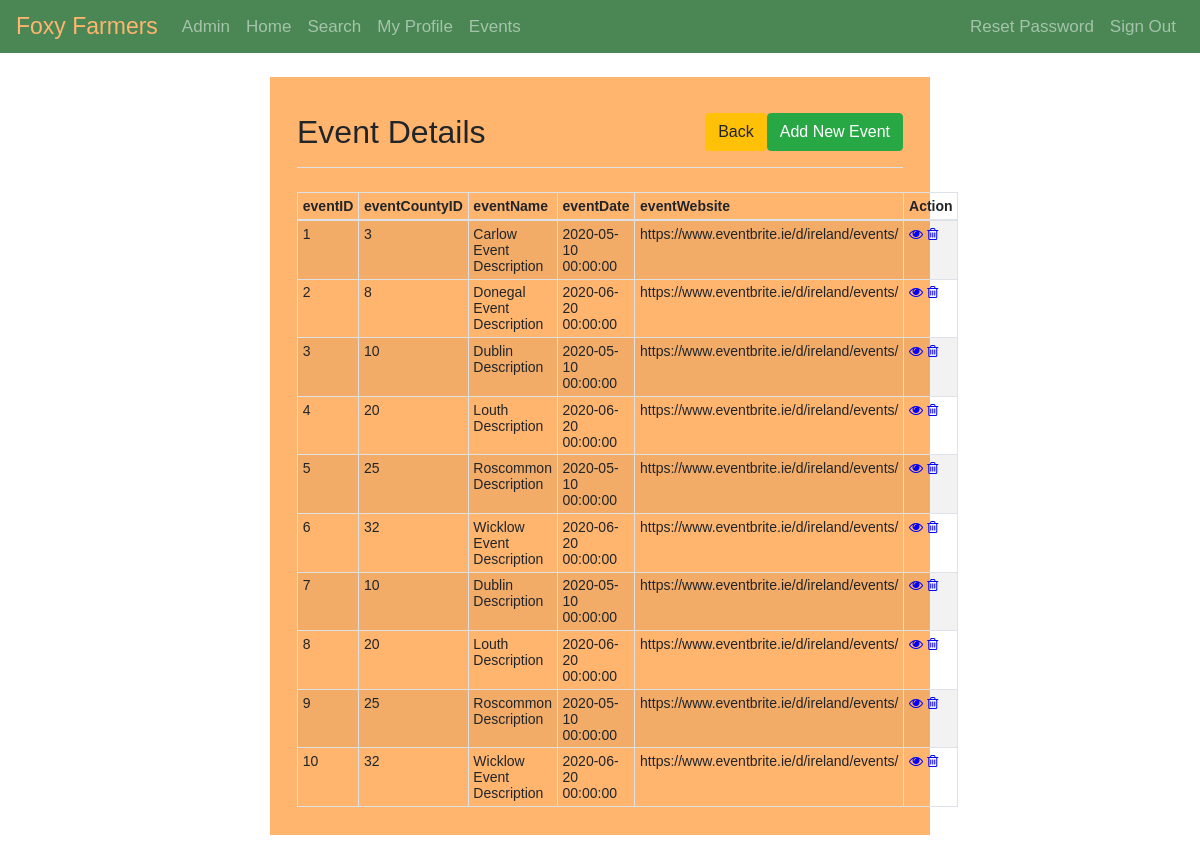
The page /pages/admin/events-home.php (signed in) on the database its author committed.
### tables this page shows
CREATE TABLE events (
  eventID INT NOT NULL,
  eventCountyID INT NOT NULL,
  eventName VARCHAR(128) NOT NULL,
  eventDate DATETIME, 
  eventWebsite VARCHAR(128) NULL DEFAULT "",
  eventPhoto VARCHAR(128) NOT NULL
);

### pages/admin/events-home.php (the view, shortened to what this page needs)
<?php
require_once "../../utilities/config.php";
?>
    <div class="wrapper wrapper-wide">
        <div class="container-fluid">
            <div class="row">
                <div class="col-md-12">
                    <div class="pb-2 mt-4 mb-4 border-bottom clearfix">
                        <h2 class="float-left">Event Details</h2>
                        <a href="events-create.php" class="btn btn-success float-right">Add New Event</a>
                        <a href="admin-home.php" class="btn btn-warning float-right">Back</a>
                    </div>
                    <?php
                    $sql = "SELECT * FROM events";
                    if($result = mysqli_query($link, $sql)){
                        if(mysqli_num_rows($result) > 0){
                            echo "<table class='table table-bordered table-striped table-sm'>";
                                echo "<thead>";
                                    echo "<tr>";
                                        echo "<th>eventID</th>";
                                        echo "<th>eventCountyID</th>";
                                        echo "<th>eventName</th>";
                                        echo "<th>eventDate</th>";
                                        echo "<th>eventWebsite</th>";
                                        echo "<th>Action</th>";
                                    echo "</tr>";
                                echo "</thead>";
                                echo "<tbody>";
                                while($row = mysqli_fetch_array($result)){
                                    echo "<tr>";
                                        echo "<td>" . $row['eventID'] . "</td>";
                                        echo "<td>" . $row['eventCountyID'] . "</td>";
                                        echo "<td>" . $row['eventName'] . "</td>";
                                        echo "<td>" . $row['eventDate'] . "</td>";
                                        echo "<td>" . $row['eventWebsite'] . "</td>";
                                        echo "<td>";
                                            echo "<a href='../admin/events-read.php?eventID=". $row['eventID'] ."' title='View Record' data-toggle='tooltip'><i class='fa fa-eye' aria-hidden='true'></i></a>";
                                            echo "<a href='../admin/events-delete.php?eventID=". $row['eventID'] ."' title='Delete Record' data-toggle='tooltip'><i class='fa fa-trash-o' aria-hidden='true'></i></a>";
                                        echo "</td>";
                                    echo "</tr>";
                                }
                                echo "</tbody>";
                            echo "</table>";
                        } else{
                            echo "<p class='lead'><em>No records were found.</em></p>";
                        }
                    } else{
                        echo "ERROR: Could not able to execute $sql. " . mysqli_error($link);
                    }
                    ?>
                </div>
            </div>
        </div>
    </div>

### style/style.css (style rules this page uses)
* { -webkit-box-sizing: border-box; -moz-box-sizing: border-box; -ms-box-sizing: border-box; box-sizing: border-box; }
:root { --main-orange-color: rgb(255,181,110); --main-orange-color-inner-shadow: rgba(202, 126, 54, 0.8); --main-orange-color-outer-shadow: rgba(0, 0, 0, 0.5); --main-green-color: hsl(130, 29%, 41%); }
body { font: 14px sans-serif; background-image: url("../images/site-photos/background.png"); background-color: white; background-attachment: fixed; background-position: 50% 50%; // 3rdMay2020 Centre Background Image RM }
.wrapper { width: 30%; padding: 1%; margin: 2% auto; background-color: var(--main-orange-color); }
.wrapper-wide { width: 55%; }
.navbar { background-color: var(--main-green-color); }
.navbar .navbar-brand { color: var(--main-orange-color); font-size: 23px; }
.navbar .nav-item { font-size: 17px; }
table tr td:last-child a { margin-right: 10%; }
.fa-eye { color: blue; }
.fa-trash-o { color: blue; }

### rows shown on the page
events: eventID "1", eventCountyID "3", eventName "Carlow Event Description", eventDate "2020-05-10 00:00:00", eventWebsite "https://www.eventbrite.ie/d/ireland/events/"
events: eventID "2", eventCountyID "8", eventName "Donegal Event Description", eventDate "2020-06-20 00:00:00", eventWebsite "https://www.eventbrite.ie/d/ireland/events/"
events: eventID "3", eventCountyID "10", eventName "Dublin Description", eventDate "2020-05-10 00:00:00", eventWebsite "https://www.eventbrite.ie/d/ireland/events/"
events: eventID "4", eventCountyID "20", eventName "Louth Description", eventDate "2020-06-20 00:00:00", eventWebsite "https://www.eventbrite.ie/d/ireland/events/"
events: eventID "5", eventCountyID "25", eventName "Roscommon Description", eventDate "2020-05-10 00:00:00", eventWebsite "https://www.eventbrite.ie/d/ireland/events/"
events: eventID "6", eventCountyID "32", eventName "Wicklow Event Description", eventDate "2020-06-20 00:00:00", eventWebsite "https://www.eventbrite.ie/d/ireland/events/"
events: eventID "7", eventCountyID "10", eventName "Dublin Description", eventDate "2020-05-10 00:00:00", eventWebsite "https://www.eventbrite.ie/d/ireland/events/"
events: eventID "8", eventCountyID "20", eventName "Louth Description", eventDate "2020-06-20 00:00:00", eventWebsite "https://www.eventbrite.ie/d/ireland/events/"
events: eventID "9", eventCountyID "25", eventName "Roscommon Description", eventDate "2020-05-10 00:00:00", eventWebsite "https://www.eventbrite.ie/d/ireland/events/"
events: eventID "10", eventCountyID "32", eventName "Wicklow Event Description", eventDate "2020-06-20 00:00:00", eventWebsite "https://www.eventbrite.ie/d/ireland/events/"
